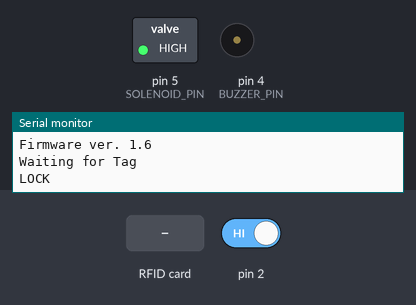
A sketch run on a simulated Arduino Uno, built with avr-gcc and run on an emulated ATmega328P. Parts: switched loads named in the sketch (green lamp = pin HIGH), buzzer (waves = sounding, pin HIGH), the last lines printed to the serial monitor. The test bench sets the inputs (shaded band); at power-on: pin 2 HIGH.

Above: at 1.3 s.
1.4 s: RFID card 5E 7A 19 C4 held to the reader
At 1.55 s:
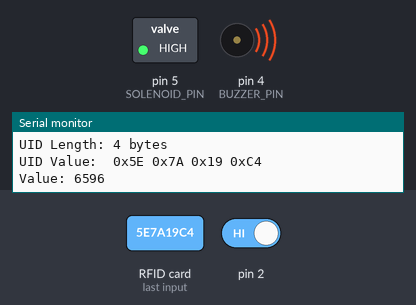
4.4 s: pin 2 driven LOW
At 4.8 s:
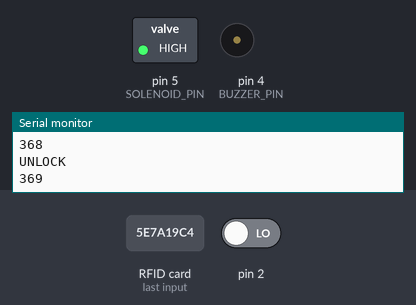
Timing chart, 0 to 7.4 s (numbered marks = the images above; inputs shaded):
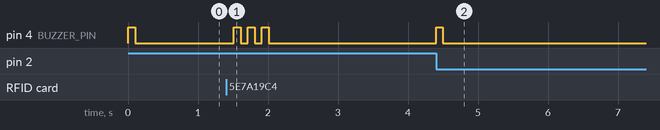

The sketch:

ControleDeAcessoPN532.ino
```cpp
//exam tag1 = 11111, tag2 = 22222, tag3 = 33333

#include <Wire.h>
#include <SPI.h>
#include <Adafruit_PN532.h>

#define PN532_IRQ 6
#define PN532_RESET 3
#define BUZZER_PIN 4
#define SOLENOID_PIN 5

bool success;
uint8_t uid[] = { 0, 0, 0, 0, 0, 0, 0 };
uint8_t uidLength;
unsigned int hex_num = 0;

Adafruit_PN532 nfc(PN532_IRQ, PN532_RESET);

void setup(void) {
  Serial.begin(115200); Serial.println("Hello!");

  attachInterrupt(0, manualButton, FALLING);
  pinMode(SOLENOID_PIN, OUTPUT); digitalWrite(SOLENOID_PIN, HIGH);
  pinMode(BUZZER_PIN, OUTPUT); digitalWrite(BUZZER_PIN, HIGH), delay(100), digitalWrite(BUZZER_PIN, LOW);

  nfc.begin();

  uint32_t versiondata = nfc.getFirmwareVersion();
  if (! versiondata) {
    Serial.print("Didn't find PN53x board");
    while (1); // halt
  }

  Serial.print("Found chip PN5"); Serial.println((versiondata >> 24) & 0xFF, HEX);
  Serial.print("Firmware ver. "); Serial.print((versiondata >> 16) & 0xFF, DEC);
  Serial.print('.'); Serial.println((versiondata >> 8) & 0xFF, DEC);

  nfc.setPassiveActivationRetries(0xFF);
  nfc.SAMConfig();

  Serial.println("Waiting for Tag");
  solenoidLock();
}

void loop(void) {

  success = nfc.readPassiveTargetID(PN532_MIFARE_ISO14443A, &uid[0], &uidLength);

  if (success) {
    Serial.println("Found a card!");
    Serial.print("UID Length: "); Serial.print(uidLength, DEC); Serial.println(" bytes");

    Serial.print("UID Value: ");
    for (uint8_t i = 0; i < uidLength; i++) {
      Serial.print(" 0x"); Serial.print(uid[i], HEX);
    }
    Serial.println("");

    Serial.print("Value: ");
    for (uint8_t i = 0; i < uidLength; i++) {
      if (i == 0) {
        hex_num = uid[i] << 24;
      } else if (i == 1) {
        hex_num += uid[i] << 16;
      } else if (i == 2) {
        hex_num += uid[i] << 8;
      } else {
        hex_num += uid[i];
      }
    }

    Serial.println(hex_num);
    Serial.println("");

    if (hex_num == 31772 || hex_num == 2076 || hex_num == 33333) {
      digitalWrite(BUZZER_PIN, HIGH), delay(200), digitalWrite(BUZZER_PIN, LOW);
      solenoidUnlock();
    } else {
      for (int i = 0; i <= 2; i++)delay(100), digitalWrite(BUZZER_PIN, HIGH), delay(100), digitalWrite(BUZZER_PIN, LOW);
      delay(300);
      solenoidLock();
    }

  } else {
    Serial.println("Timed out waiting for a card");
    solenoidLock();
  }
}

void manualButton() {
  Serial.println("button");
  int i = 0;
  while (i <= 750) {
    Serial.println(i);
    digitalWrite(SOLENOID_PIN, HIGH);
    if (i < 100) {
      digitalWrite(BUZZER_PIN, HIGH);
    } else {
      digitalWrite(BUZZER_PIN, LOW);
    }
    Serial.println("UNLOCK");
    i++;
  }
  solenoidLock();
}

void solenoidLock() {
  hex_num = 0;
  digitalWrite(SOLENOID_PIN, HIGH);
  Serial.println("LOCK");
}

void solenoidUnlock() {
  hex_num = 0;
  Serial.println("UNLOCK");
  digitalWrite(SOLENOID_PIN, LOW);
  delay(2000);
  solenoidLock();
}
```

Measured:
- after the input at 1.4 s, pin 4 (BUZZER_PIN): alternates HIGH for 0.10 s and LOW for 0.10 s, 6 changes in all, then stays LOW, starting after 0.11 s
- after the input at 4.4 s, pin 4 (BUZZER_PIN): LOW → HIGH at once, → LOW 0.10 s later
